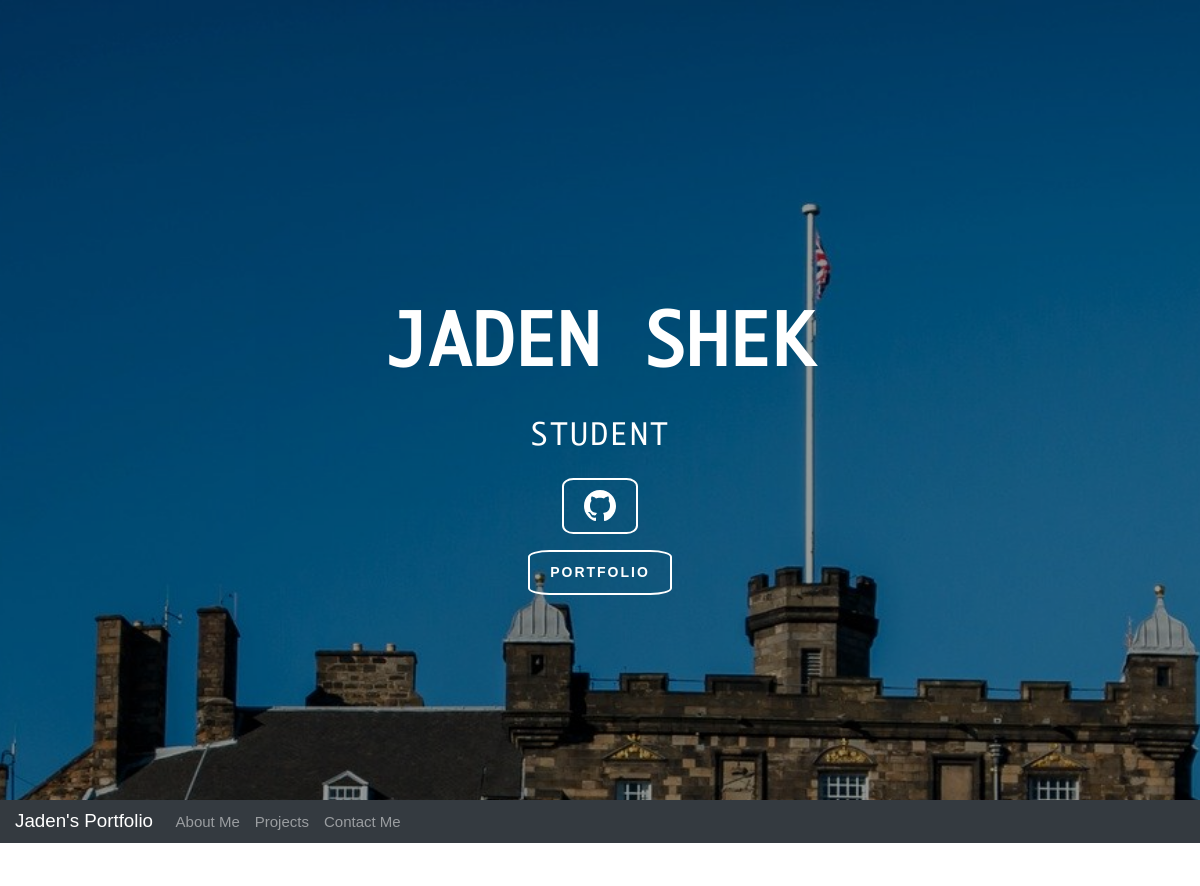
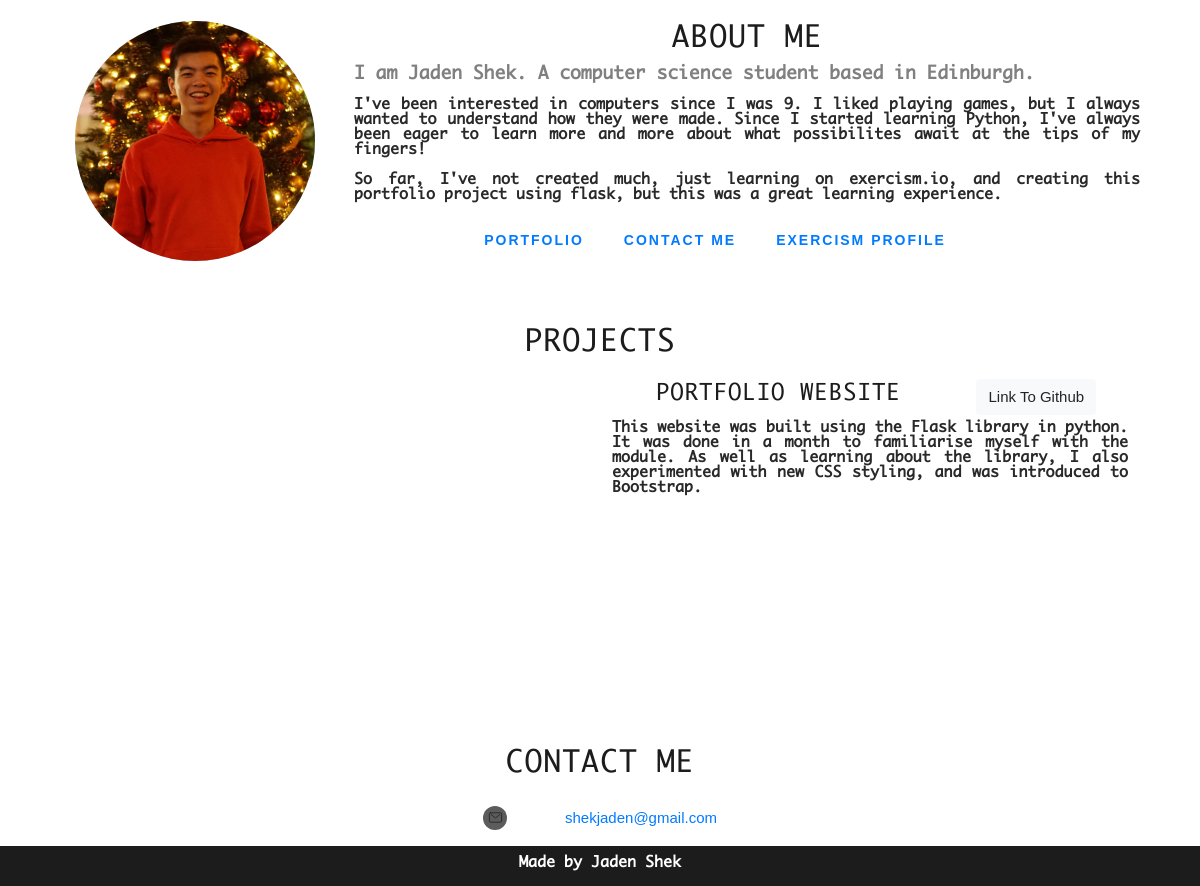
The page /home on the database its author committed (2 pictures, top to bottom).
### portfolio_app/models.py (models this page shows, shortened)
class User(UserMixin,db.Model):
    __tablename__ = 'users'
    id = db.Column(db.Integer, primary_key=True)
    username = db.Column(db.String(64), index=True, unique=True)
    password_hash = db.Column(db.String(128))
    alias = db.Column(db.String(50))
    profile_pic=db.Column(db.String(128),default='default.png')
    roles = db.relationship('Roles', secondary=user_roles, backref = db.backref("user_roles", lazy=True))

class Portfolio(db.Model):
    __tablename__ = 'portfolio'
    id = db.Column(db.Integer, primary_key=True)
    title = db.Column(db.String(64), index=True, unique=True)
    description = db.Column(db.String(2000), index=True)
    github_link = db.Column(db.String(64), index=True, unique=True)
    author = db.Column(db.Integer, db.ForeignKey('users.id'))
    tags = db.relationship('Portfolio_tags', secondary=project_tags, backref = db.backref("project_tags", lazy=True))
    thumbnails = db.relationship("Portfolio_Media", backref="media", lazy='dynamic')

class Portfolio_Media(db.Model):
    id = db.Column(db.Integer, primary_key=True)
    thumbnail = db.Column(db.String(64), index=True, unique=True, nullable=True)
    project_id = db.Column(db.Integer, db.ForeignKey('portfolio.id'))

### portfolio_app/main/routes.py (the view)
@main.route('/')
@main.route('/home')
def index():
    a_path = os.getcwd()+'/portfolio_app'+url_for('static', filename='website_content/1_about_me.txt')
    c_path = os.getcwd()+'/portfolio_app'+url_for('static', filename='website_content/2_contact_me.txt')
    about_me = get_about_me(a_path)
    nav = [['about', 'About Me'],['projects', 'Projects'],['contact', 'Contact Me']]
    slider = ['Student']
    user = User.query.first()
    projects =Portfolio.query.all()
    my_projects = get_projects(projects)
    contacts = retrieve_contacts(c_path)
    return render_template('portfolio.html',title = 'Home', nav = nav, about_me=about_me, slider=slider, user = user,projects=my_projects, contact=contacts)

### portfolio_app/app_functions/about.py (called while the page is built)
    def format_buttons(self):
        self.buttons = [button.split(',') for buttons in self.buttons for button in buttons.split('\n')]

### portfolio_app/app_functions/contact.py (called while the page is built)
    def get_contacts(self):
        file = open(self.path,'r')
        contents = file.read()
        file.close()
        return contents.split('\n')

### portfolio_app/app_functions/info.py (called while the page is built)
def readfile(filepath):
    file = open(filepath)
    contents = file.read()
    file.close()
    return contents.split('\n\n')

def get_about_me(filepath):
    contents = readfile(filepath)
    title,first_line,content,buttons = contents[0], contents[1], contents[2], contents[3:]
    about = About(title,first_line,content,buttons,filepath)
    about.format_buttons()
    return about

def retrieve_contacts(filepath):
    contacts = Contact(filepath)
    return contacts.get_contacts()

def get_projects(projects):
    if isinstance(projects,list):
        thumbnails = [project.thumbnails for project in projects]
        portfolio_thumbnails = [[media for media in thumbnail] for thumbnail in thumbnails]
        project_list = zip(projects,portfolio_thumbnails)
        return [Project(project.id,project.title,project.description,project.github_link,thumbnails,project.author) for project,thumbnails in project_list]
    thumbnails = [media for media in projects.thumbnails]
    return Project(projects.id,projects.title,projects.description,projects.github_link,thumbnails,projects.author)

### portfolio_app/templates/portfolio.html (shortened to what this page needs)
{% extends 'layout.html' %}
{% from "macros.html" import display_projects with context %}
{% block header%}
<section id="heading">
    <div class="slider-overlay"></div>
    <div class="homeslider flexslider">
        <ul class="slides">
            <li class="slide1 bg" style='display: list-item;'></li>
        </ul>
    </div>
    <div class="banner">
        <div class="bannerContent">
            <div class="slide-text">
               <div class="col-md-12 header-main">
                <h2>{{ user.alias }}</h2>
                <div id="slider" class="carousel slide" style="max-width: 100%; margin: 0px auto;" data-ride="carousel">
                    <div class="bx-viewport carousel-inner" style="width: 100%; overflow: hidden; position: relative; height: 53px;">
                        <div class="text-slider" style="width: auto; position: relative;">
                            <div class="carousel-item active" style="float: none; position: absolute; width: 100%;" data-interval="7000">
                                <h3>{{ slider[0] }}</h3>
                            </div>
                        </div>
                    </div>
                    </div>
                </div>
             <div class="header-social intro-btn-main">
                    <a class="btn btn-primary" id='github' href="{{contact[1]}}">
                    </a>
             </div>
             <div class="intro-btn-main">
             <a class="btn btn-primary" href="#projects">Portfolio</a>
             </div>
            </div>
           </div>
        </div>
</section>
{% endblock %}
{% block content %}
    <section class = 'main_content container'>
        <section id='{{about_me.title}}' class='container'>
            <div class="anchor_grid">
                <a id = "{{about_me.id}}" class='nav-skip' href=""></a>
                <div class="content" id='about_me' style='width:100%'>
                    <div class="image">
                        <div id="circle">
                            <img src="{{url_for('static', filename = 'profile_pics/'+user.profile_pic)}}" alt="My Picture!" class='image'>
                        </div>
                    </div>
                    <div class='text'>
                        <h2>{{about_me.title}}</h2>
                        <p class ='introduction'>{{about_me.first_line}}</p>
                        {% for text in about_me.content.split('\n')%}
                            <p class = 'about_me_content'>{{text}}</p>
                        {% endfor %}
                    </div>
                    <div class="shortcuts">
                        <button type = 'button' class="btn btn-primary"><a href="#projects">Portfolio</a></button>
                        <button type = 'button' class="btn btn-primary"><a href="#contact_me">Contact Me</a></button>
                        {% for button in about_me.buttons%}
                            {% if button %}
                            <button type = 'button' class="btn btn-primary"><a href="{{ button[1] }}"> {{button[0]}}</a></button>
                            {% endif %}
                        {% endfor %}
                    </div>
                </div>
            </div>
        </section>
        {{display_projects()}}
        <section id='contact_me' class='container'>
            <div class="anchor_grid">
                <a href="" id="contact" class="nav-skip" height='5vh'></a>
                <div class="content"  style='width:100%'>
                    <h2>Contact Me</h2>
                    <div class="contact_info" id="email">
                        <div style='display:flex;'>
                            <div class="icon">
                                <div id="circle_icon">
                                    <ion-icon id='mail_icon' name="mail-outline"></ion-icon>
                                </div>
                            </div>
                            <div class="icontext"><a href="mailto:shekjaden@gmail.com">{{contact[0]}}</a>
                                </div>
                        </div>
                    </div>
                </div>
            </div>
        </section>
    </section>
{% endblock %}

### portfolio_app/templates/layout.html (shortened to what this page needs)
<!DOCTYPE html>
<html lang="en">
<head>
    <link rel="stylesheet" href="https://stackpath.bootstrapcdn.com/bootstrap/4.5.2/css/bootstrap.min.css">
    <link rel="stylesheet" href="https://maxcdn.bootstrapcdn.com/bootstrap/4.0.0/css/bootstrap.min.css">
    <link rel="stylesheet" href="{{url_for('static', filename = 'css/styles.css')}}">
  </head>
  <body data-spy="scroll" data-target=".navbar-custom" data-offset="0">
    {% block header %} {% endblock %}
    <nav class="navbar sticky-top navbar-custom navbar-expand-lg navbar-dark bg-dark">
      <a class="navbar-brand" href="{{ url_for('main.index') }}">{{ user.alias.split()[0] }}'s Portfolio</a>
      <div class="collapse navbar-collapse" id="navbarNavAltMarkup">
        <div class="navbar-nav">
          {% for id, title in nav %}
          <a class="nav-link" href="#{{id}}">{{title}}</a>
          {% endfor %}
        </div>
      </div>
    </nav>
    {%block content%}{% endblock %}
  </body>
  <footer>
    <div class="container">
          <p>Made by Jaden Shek</p>
    </div>
  </footer>
  </html>

### portfolio_app/templates/macros.html (shortened to what this page needs)
{% macro display_project(project) %}
<div class="work row">
    <div class="image">
        {% if project.thumbnails %}
            {% if (project.thumbnails)|count > 1 %}
            <div class="carousel slide" data-ride="carousel">
                <div class="carousel-inner">
                <div class="carousel-item active image_item" data-interval='5000'>
                    <img src="{{ url_for('static', filename='thumbnails/'+project.thumbnails[0].thumbnail) }}" alt="Work image">
                </div>
                </div>
            </div>
            {% else %}
            <img src="{{ url_for('static', filename='thumbnails/'+project.thumbnails[0].thumbnail) }}" alt="Work image" width='100%' height='auto'>
            {% endif %}
        {% else %}
        <img src="{{ url_for('static', filename='thumbnails/default.jpg') }}" alt="Work image" width='100%' height='auto'>
        {% endif %}
    </div>
    <div class="work_content">
        <div class='work_heading'>
            <a class='btn btn-heading' href="{{url_for('users.project',project_id=project.id)}}"><h4>{{project.title}}</h4></a>
            <a class='btn btn-light' href="{{project.github_link}}">Link To Github</a>
        </div>
        <p>{{project.description}}</p>
    </div>
</div>
{% endmacro %}
{% macro display_projects() %}
<section id='my_projects' class = 'container'>
    <div class = 'anchor_grid'>
        <a id = "projects" class='nav-skip' href = '' height='5vh'></a>
        <div class="content" style='width:100%'>
            <h2>Projects</h2>
            {% for project in projects %}
                {{display_project(project)}}
            {% endfor %}
        </div>
    </div>
</section>
{% endmacro %}

### rows shown on the page
User: alias "JADEN SHEK", alias "Jaden", profile_pic (picture)
Portfolio: thumbnail (picture), title "PORTFOLIO WEBSITE", description "This website was built using the Flask library in python. It was done in a month to familiarise myself with the module. As well as learning about the library, I also experimented with new CSS styling, and was introduced to Bootstrap."

### other values the page prints
{{ slider[0] }} "STUDENT"
{{ title }} "About Me" "Projects" "Contact Me"
{{ about_me.title }} "ABOUT ME"
{{ about_me.first_line }} "I am Jaden Shek. A computer science student based in Edinburgh."
{{ text }} "So far, I've not created much, just learning on exercism.io, and creating this portfolio project using flask, but this was a great learning experience."
{{ button[0] }} "EXERCISM PROFILE"
{{ contact[0] }} "shekjaden@gmail.com"
